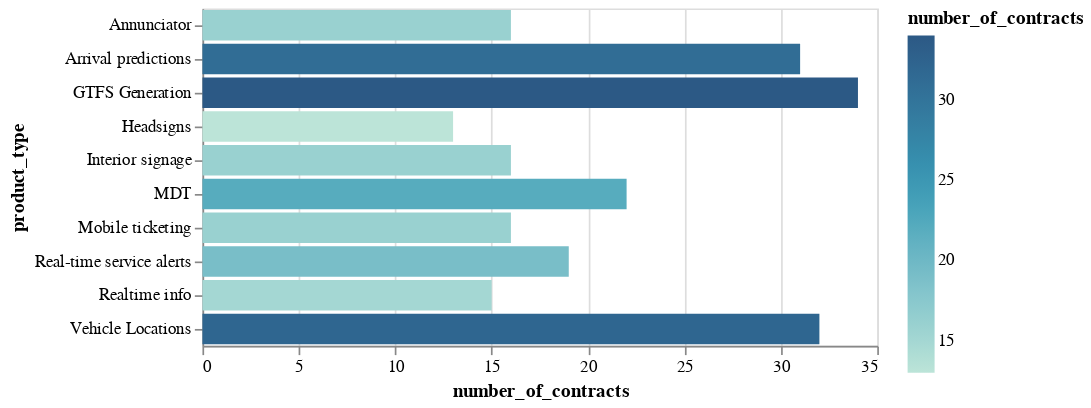

This figure's notebook cell:
### Code cell
bar_chart(most_common_contract_product, "number_of_contracts", "product_type")

### Figure 1 — Vega-Lite specification as saved in the notebook (floating-point values rounded to 4 significant figures)
{"config": {"view": {"continuousWidth": 400, "continuousHeight": 300}}, "data": {"name": "data-cb8257354940b61baf631803d43a179d"}, "mark": "bar", "encoding": {"color": {"field": "number_of_contracts", "scale": {"scheme": "tealblues"}, "type": "quantitative"}, "x": {"field": "number_of_contracts", "type": "quantitative"}, "y": {"field": "product_type", "type": "nominal"}}, "$schema": "https://vega.github.io/schema/vega-lite/v4.17.0.json", "datasets": {"data-cb8257354940b61baf631803d43a179d": [{"product_type": "GTFS Generation", "number_of_contracts": 34}, {"product_type": "Vehicle Locations", "number_of_contracts": 32}, {"product_type": "Arrival predictions", "number_of_contracts": 31}, {"product_type": "MDT", "number_of_contracts": 22}, {"product_type": "Real-time service alerts", "number_of_contracts": 19}, {"product_type": "Mobile ticketing", "number_of_contracts": 16}, {"product_type": "Interior signage", "number_of_contracts": 16}, {"product_type": "Annunciator", "number_of_contracts": 16}, {"product_type": "Realtime info", "number_of_contracts": 15}, {"product_type": "Headsigns", "number_of_contracts": 13}]}}
